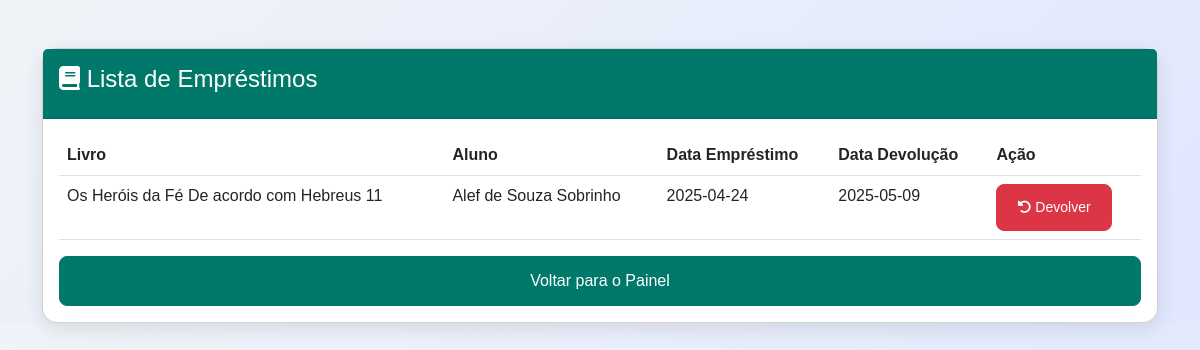
/frontend/listar_emprestimos.php (signed in), run on the app's committed database.
### tables this page shows
CREATE TABLE `emprestimos` (
  `id` int(11) NOT NULL,
  `aluno_id` int(11) DEFAULT NULL,
  `livro_id` int(11) DEFAULT NULL,
  `data_emprestimo` date NOT NULL,
  `data_devolucao` date DEFAULT NULL,
  `devolvido` varchar(50) NOT NULL,
  `professor_id` int(11) DEFAULT NULL
);

CREATE TABLE `livros` (
  `id` int(11) NOT NULL,
  `titulo` varchar(255) NOT NULL,
  `autor` varchar(255) NOT NULL,
  `isbn` varchar(20) NOT NULL,
  `capa_url` varchar(700) DEFAULT NULL,
  `descricao` text DEFAULT NULL,
  `categoria` varchar(100) DEFAULT NULL,
  `ano_publicacao` varchar(4) NOT NULL,
  `genero` varchar(100) NOT NULL,
  `quantidade` int(100) NOT NULL
);

CREATE TABLE `alunos` (
  `id` int(11) NOT NULL,
  `nome` varchar(255) NOT NULL,
  `serie` varchar(50) NOT NULL,
  `email` varchar(255) NOT NULL,
  `senha` varchar(255) NOT NULL,
  `professor_id` int(11) DEFAULT NULL
);

### backend/lista_emprestimos.php (called while the page is built, shortened)
<?php
require '../includes/conn.php';
$professor_id = $_SESSION['professor_id'];
$sql = "SELECT e.id, l.titulo, a.nome, e.data_emprestimo, e.data_devolucao
        FROM emprestimos e
        JOIN livros l ON e.livro_id = l.id
        JOIN alunos a ON e.aluno_id = a.id
        WHERE e.professor_id = ?";
$stmt = $conn->prepare($sql);
$stmt->bind_param('i', $professor_id);
$stmt->execute();
$result = $stmt->get_result();
?>

### frontend/listar_emprestimos.php (the view, shortened to what this page needs)
<?php
include('../backend/lista_emprestimos.php')
?>
<!DOCTYPE html>
<html lang="pt">
<head>
    <link href="https://cdn.jsdelivr.net/npm/bootstrap@5.3.0/dist/css/bootstrap.min.css" rel="stylesheet">
    <link href="https://cdnjs.cloudflare.com/ajax/libs/font-awesome/6.0.0-beta3/css/all.min.css" rel="stylesheet">
    <link rel="stylesheet" href="_css/listar_emprestimos.css">
</head>
<body>
    <div class="container mt-5">
        <div class="card">
            <div class="card-header">
                <div class="d-flex justify-content-between align-items-center">
                    <h4><i class="fas fa-book"></i> Lista de Empréstimos</h4>
                </div>
            </div>
            <div class="card-body">
                <table class="table table-hover">
                    <thead>
                        <tr>
                            <th>Livro</th>
                            <th>Aluno</th>
                            <th>Data Empréstimo</th>
                            <th>Data Devolução</th>
                            <th>Ação</th>
                        </tr>
                    </thead>
                    <tbody>
                        <?php while ($row = $result->fetch_assoc()) { ?>
                            <tr>
                                <td><?= $row['titulo']; ?></td>
                                <td><?= $row['nome']; ?></td>
                                <td><?= $row['data_emprestimo']; ?></td>
                                <td><?= $row['data_devolucao']; ?></td>
                                <td>
                                    <a href="?devolver_id=<?= $row['id']; ?>" class="btn btn-danger btn-sm">
                                        <i class="fas fa-undo-alt"></i> Devolver
                                    </a>
                                </td>
                            </tr>
                        <?php } ?>
                    </tbody>
                </table>
                <a href="dashboard.php" class="btn btn-primary w-100">Voltar para o Painel</a>
            </div>
        </div>
    </div>
</body>
</html>

### frontend/_css/listar_emprestimos.css (style rules this page uses)
body { background: linear-gradient(135deg, #f0f4f8, #e0e7ff); font-family: 'Arial', sans-serif; color: #212121; }
.container { margin-top: 40px; }
.card { border-radius: 15px; box-shadow: 0px 6px 20px rgba(0, 0, 0, 0.1); }
.card-header { background-color: #00796b; color: white; border-radius: 15px 15px 0 0; padding: 1rem; }
.btn-primary { background-color: #00796b; border-color: #00796b; padding: 12px 20px; border-radius: 8px; transition: all 0.3s ease; }
.btn-danger { background-color: #dc3545; border-color: #dc3545; padding: 12px 20px; border-radius: 8px; transition: all 0.3s ease; }

### data on the page
emprestimos: livro.titulo "Os Heróis da Fé De acordo com Hebreus 11", aluno.nome "Alef de Souza Sobrinho", data_emprestimo "2025-04-24", data_devolucao "2025-05-09"
